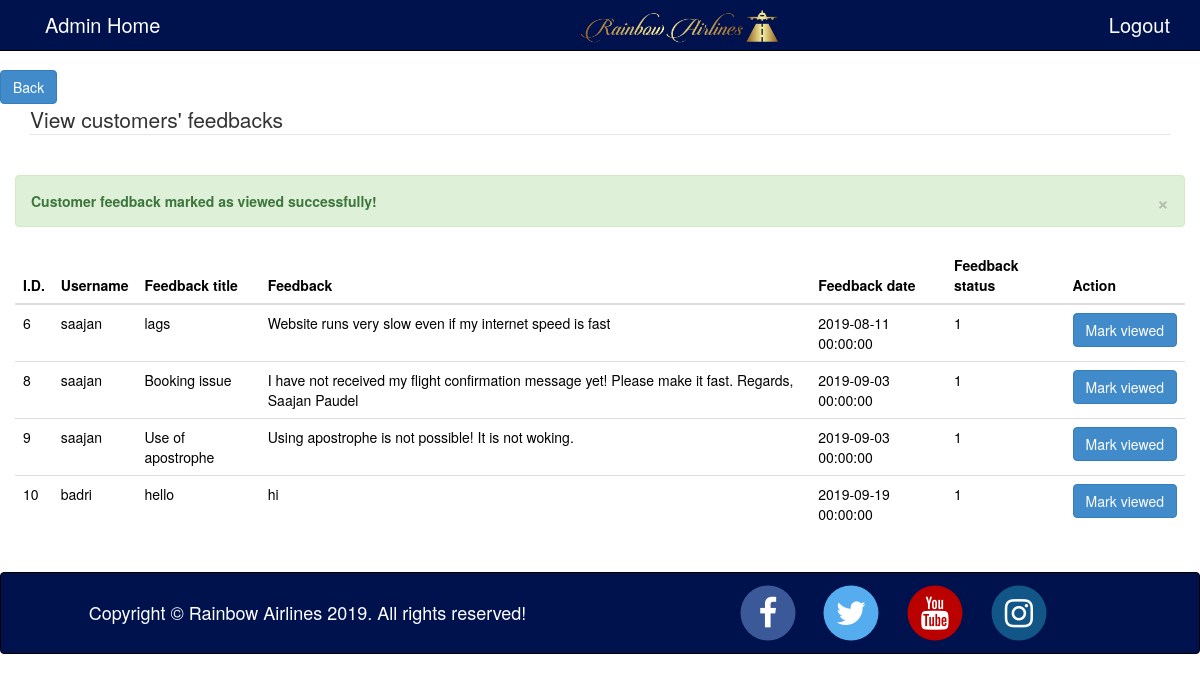
The app's page /admin/pages/index.php?page=feedbacks&message=view-success (signed in) with its own data.
### tables this page shows
CREATE TABLE `feedbacks` (
  `id` int(11) NOT NULL,
  `username` varchar(255) DEFAULT NULL,
  `feedtitle` varchar(255) NOT NULL,
  `feedback` text DEFAULT NULL,
  `feeddate` datetime DEFAULT current_timestamp(),
  `feedstatus` tinyint(1) NOT NULL DEFAULT 0
);

### admin/pages/feedbacks.php (the view)
<div class="contents">
<a href="?page=activities" class="btn btn-primary">Back</a><br>
<?php
	$statement = "SELECT * FROM `feedbacks`";
	$result = mysqli_query($con, $statement) or die(mysqli_error($con));
 ?>
<div class="container">
	<div class="row">
		<div class="col-md-12">
			<legend>View customers' feedbacks</legend>
		</div>
	</div>
	<div class="row"><br>
		<?php
						if(isset($_GET['message'])):
							$message = $_GET['message'];
							if($message == 'view-success'):
					?>
								<div class="alert alert-success">
									<button type="button" class="close" data-dismiss="alert" aria-hidden="true">&times;</button>
									<strong>Customer feedback marked as viewed successfully!</strong>
								</div>
					<?php endif; ?>
					<?php endif; ?>
		<table class="table table-hover">
			<thead>
				<tr>
					<th>I.D.</th>
					<th>Username</th>
					<th>Feedback title</th>
                    <th>Feedback</th>
                    <th>Feedback date</th>
                    <th>Feedback status</th>
                    <th>Action</th>
				</tr>
			</thead>
			<tbody>
				<?php while($row = $result->fetch_assoc()): ?>
				<tr>
					<td><?php echo $row['id']; ?></td>
					<td><?php echo $row['username']?></td>
                    <td><?php echo $row['feedtitle'];?></td>
                    <td><?php echo $row['feedback'];?></td>
                    <td><?php echo $row['feeddate'];?></td>
					<td><? echo $row['feedstatus']?></td>
					<td><a href="../process/markviewed.php?id=<?php echo $row['id'] ?>" class="btn btn-primary" name="view">Mark viewed</a></td>
				</tr>
			<?php endwhile; ?>
			</tbody>
		</table>
	</div>
</div>
<br style="line-height: 14;">
</div>

### styles/style.css (style rules this page uses)
body { color:black; }
.contents { margin-top: 70px; }

### styles/admin-style.css (style rules this page uses)
body { background-attachment: fixed; background-size: cover; }

### records on screen
feedbacks: id "6", username "saajan", feedtitle "lags", feedback "Website runs very slow even if my internet speed is fast", feeddate "2019-08-11 00:00:00", feedstatus "1"
feedbacks: id "8", username "saajan", feedtitle "Booking issue", feedback "I have not received my flight confirmation message yet! Please make it fast. Regards, Saajan Paudel", feeddate "2019-09-03 00:00:00", feedstatus "1"
feedbacks: id "9", username "saajan", feedtitle "Use of apostrophe", feedback "Using apostrophe is not possible! It is not woking.", feeddate "2019-09-03 00:00:00", feedstatus "1"
feedbacks: id "10", username "badri", feedtitle "hello", feedback "hi", feeddate "2019-09-19 00:00:00", feedstatus "1"
